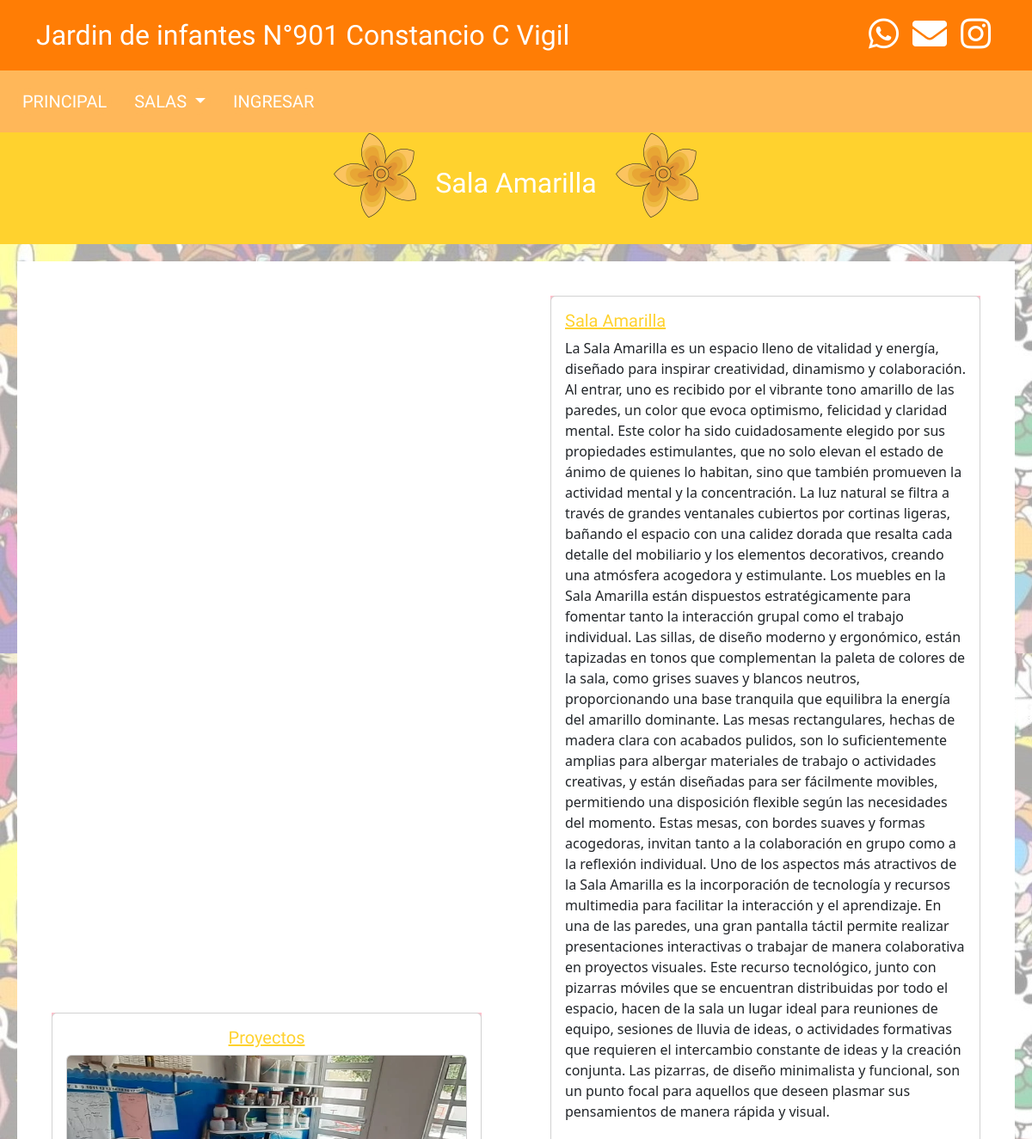
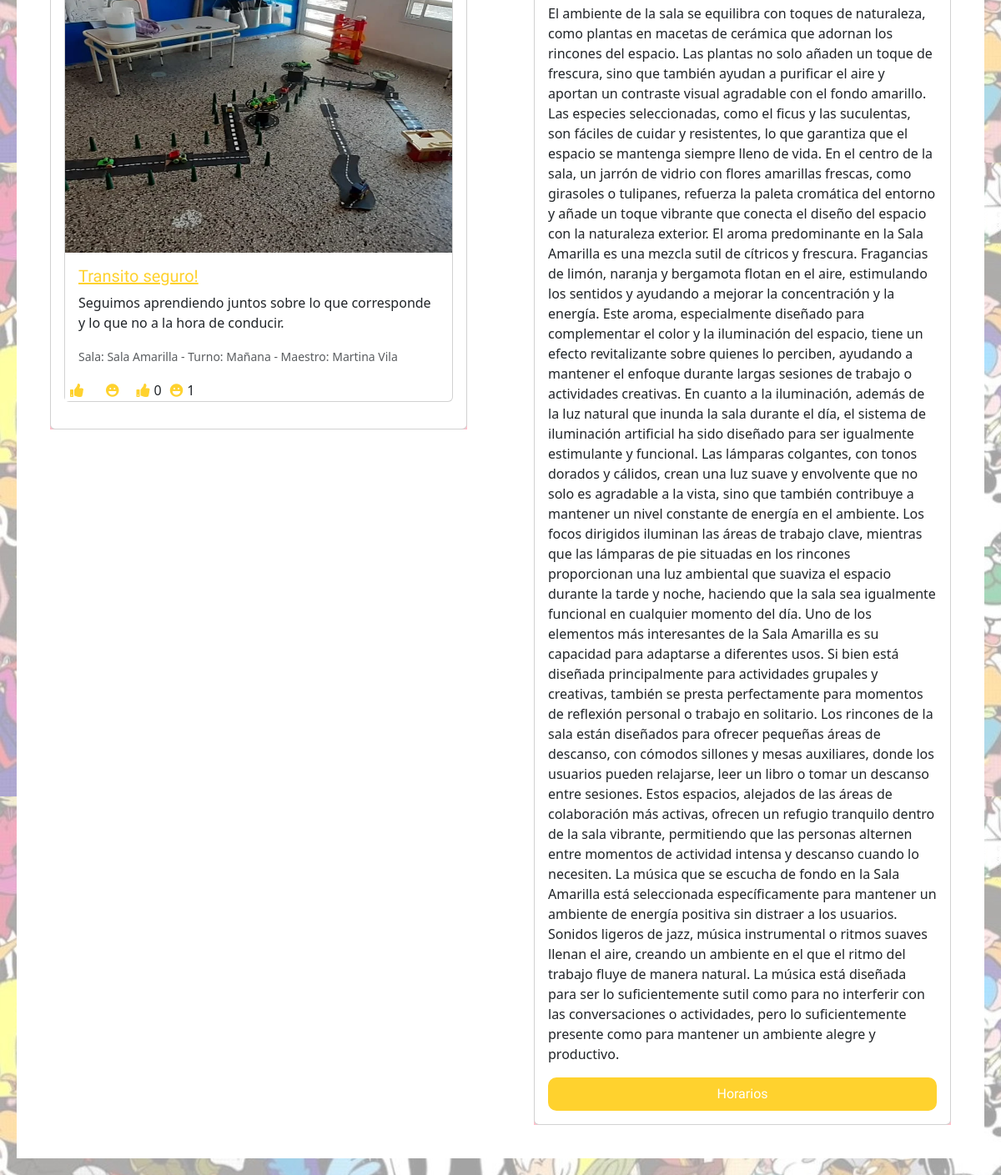
The app's page /salasA.php with its own data (2 pictures, top to bottom).
### tables this page shows
CREATE TABLE `salas` (
  `ID` int(3) NOT NULL,
  `Salas` varchar(15) NOT NULL,
  `Color` varchar(10) NOT NULL,
  `texto` text DEFAULT NULL,
  `imagen` varchar(255) DEFAULT NULL,
  `hover` varchar(255) DEFAULT NULL,
  `texto2` text DEFAULT NULL
);

CREATE TABLE `proyectos` (
  `ID` int(3) NOT NULL,
  `Salas` int(3) NOT NULL,
  `Nombre` varchar(50) NOT NULL,
  `Descripcion` varchar(250) NOT NULL,
  `Imagen` varchar(255) NOT NULL,
  `Turno` int(3) NOT NULL,
  `id_usuario` int(3) NOT NULL
);

CREATE TABLE `turnos` (
  `ID` int(3) NOT NULL,
  `Turno` varchar(15) NOT NULL
);

### salasA.php (the view, shortened to what this page needs)
<?php
  $servername = "localhost";
  $username = "root";
  $password = "";
  $dbname = "jardin";
  $sala_id = 2;
  $conn = new mysqli($servername, $username, $password, $dbname);
  $query2 = "SELECT publicacion_id, reaccion, COUNT(*) as count FROM reacciones GROUP BY publicacion_id, reaccion";
  $result2 = $conn->query($query2);
  $reacciones = [];
  while ($row = $result2->fetch_assoc()) {
      $reacciones[$row['publicacion_id']][$row['reaccion']] = $row['count'];
  }
  $sql_sala = "SELECT Color, Salas, imagen, hover, texto, texto2 FROM salas WHERE ID = ?";
  $stmt_sala = $conn->prepare($sql_sala);
  $stmt_sala->bind_param('i', $sala_id);
  $stmt_sala->execute();
  $result_sala = $stmt_sala->get_result();
  if ($result_sala->num_rows > 0) {
      $sala = $result_sala->fetch_assoc();
  } else {
      $sala = null;
      echo "No se encontró la sala especificada.";
  }
?>
<!DOCTYPE html>
<html lang="es">
<head>
    <link rel="stylesheet" href="style.css">
    <link rel="stylesheet" href="https://cdnjs.cloudflare.com/ajax/libs/font-awesome/5.15.4/css/all.min.css">
    <link href="https://cdn.jsdelivr.net/npm/bootstrap@5.3.3/dist/css/bootstrap.min.css" rel="stylesheet">
</head>
<body>
  <header class="container-fluid">
    <div class="container d-flex justify-content-between align-items-center">
        <h2 class="m-0">Jardin de infantes N°901 Constancio C Vigil</h2>
        <div>
          <a href="https://wa.me/02252520417" target="_blank"><button class="net m-0"><i class="fab fa-whatsapp"></i></button></a>
          <a href="mailto:ji901lacosta@gmail.com"><button class="net m-0"><i class="fas fa-envelope"></i></button></a>
          <a href="https://www.instagram.com/jardin901sanclemente?utm_source=ig_web_button_share_sheet&igsh=ZDNlZDc0MzIxNw==" target="_blank"><button class="net m-0"><i class="fab fa-instagram"></i></button></a>
        </div>
    </div>
  </header>
  <header class="n2 d-flex flex-wrap align-items-center">
    <a href="index.html"><button class="btn2">PRINCIPAL</button></a>
    <div class="dropdown">
      <button class="btn2 dropdown-toggle" type="button" data-bs-toggle="dropdown" aria-expanded="false">
        SALAS
      </button>
    </div>
    <button class="btn2" onclick="showAlert()" class='ai'>INGRESAR</button>
  </header>
    <div class="cartelA d-flex justify-content-center">
        <img src="<?php echo htmlspecialchars($sala['imagen']); ?>" width="100px" height="100px">
        <div class="text">
            <h2 class="text-center"><?php echo htmlspecialchars($sala['Salas']); ?></h2>
            <br>
        </div>
        <img src="<?php echo htmlspecialchars($sala['imagen']); ?>" width="100px" height="100px">
    </div>
    <div class="white d-flex flex-column flex-md-row justify-content-between align-items-center">
      <div class="mt-3 mt-md-0">
        <div class="carter">
            <div class="card text-center-left">
                <div class="card-body">
                    <h5 class="yellow text-center">Proyectos</h5>
                    <div id="project-cards">
                        <?php
                        $servername = "localhost";
                        $username = "root";
                        $password = "";
                        $dbname = "jardin";
                        $conn = new mysqli($servername, $username, $password, $dbname);
                        $sql = "SELECT proyectos.ID, proyectos.Nombre, proyectos.Descripcion, proyectos.Imagen, salas.Salas AS SalaNombre, turnos.Turno AS TurnoNombre, login.NOMBRE AS TeacherName
                        FROM proyectos
                        INNER JOIN salas ON proyectos.Salas = salas.ID
                        INNER JOIN turnos ON proyectos.Turno = turnos.ID
                        INNER JOIN login ON proyectos.id_usuario = login.id
                        WHERE proyectos.Salas = 2
                        ORDER BY proyectos.ID DESC";
                        $result = $conn->query($sql);
                        if ($result->num_rows > 0) {
                          while ($row = $result->fetch_assoc()) {
                            $proyecto_id = $row['ID'];
                            echo '<div class="card mb-3">';
                            echo '<img src="' . $row['Imagen'] . '" class="card-img-top" width="200px" height="400px" alt="' . $row['Nombre'] . '">';
                            echo '<div class="card-body">';
                            echo '<h5 class="yellow">' . $row['Nombre'] . '</h5>';
                            echo '<p class="card-text">' . $row['Descripcion'] . '</p>';
                            echo '<p class="card-text"><small class="text-muted">Sala: ' . $row['SalaNombre'] . ' - Turno: ' . $row['TurnoNombre'] . ' - Maestro: ' . $row['TeacherName'] . '</small></p>';
                            echo '</div>';
                            echo '<div class="publicacion" data-id="' . $proyecto_id . '">';
                            echo '<div class="reacciones-container">';
                            echo '<button class="reacciones" data-reaccion="me_gusta"><i class="fas fa-thumbs-up app"></i></button>';
                            echo '<button class="reacciones" data-reaccion="risa"><i class="fas fa-laugh app"></i></button>';
                            echo '<p><i class="fas fa-thumbs-up app"></i> ' . ($reacciones[$proyecto_id]['me_gusta'] ?? 0) . '</p>';
                            echo '<p><i class="fas fa-laugh app"></i> ' . ($reacciones[$proyecto_id]['risa'] ?? 0) . '</p>';
                            echo '</div>';
                            echo '</div>';
                            echo '</div>';
                          }
                        } else {
                              echo '<p>No hay proyectos disponibles.</p>';
                        }
                        ?>
                    </div>
                </div>
            </div>
        </div>
      </div>
        <div class="mt-3 mt-md-0">
            <div class="carter">
                <div class="card text-center-left">
                    <div class="card-body">
                        <h5 class="yellow"><?php echo htmlspecialchars($sala['Salas']); ?></h5>
                        <p class="card-text">
                        <?php echo htmlspecialchars($sala['texto']); ?><br><br>
                        <?php echo htmlspecialchars($sala['texto2']); ?>
                        </p>
                        <button class="btnA">Horarios</button>
                    </div>
                </div>
            </div>
        </div>
    </div>
</body>
</html>

### style.css (style rules this page uses)
body { margin: 0; padding: 0; background-image: url('img/dibujos.jpeg'); }
header { background-color:#FF7D05; color:white; font-family:"Questrial", sans-serif; padding:10px; }
button { background-color:#FF7D05; color:white; border:none; }
.n2 { background-color:#FFB759; }
.btn2 { background-color:#FFB759; margin:10px; font-size:20px; border-radius:20px; transition: background-color 0.3s ease, transform 0.2s ease; }
a { color:white; text-decoration: none; }
.net { font-size:40px; border:none; color:white; }
.text { margin-top:20px; padding: 20px; max-width:850px; }
.white { background-color: white; margin:20px; padding:40px; }
.carter { max-width: 500px; background-color:pink; }
#project-cards { max-height: 1100px; overflow-y: auto; display: flex; flex-direction: column; }
.reacciones-container { display: flex; align-items: center; gap: 10px; }
.reacciones-container p { margin: 0; display: flex; align-items: center; }
.reacciones-container i { margin-right: 5px; }

### records on screen
salas: imagen (picture), Salas "Sala Amarilla", texto "La Sala Amarilla es un espacio lleno de vitalidad y energía, diseñado para inspirar creatividad, dinamismo y colaboración. Al entrar, uno es recibido por el vibrante tono amarillo de las paredes, un color que evoca optimismo, felicidad y claridad mental. Este color ha sido cuidadosamente elegido por sus propiedades estimulantes, que no solo elevan el estado de ánimo de quienes lo habitan, sino que también promueven la actividad mental y la concentración. La luz natural se filtra a través de grandes ventanales cubiertos por cortinas ligeras, bañando el espacio con una calidez dorada que resalta cada detalle del mobiliario y los elementos decorativos, creando una atmósfera acogedora y…", texto2 "El ambiente de la sala se equilibra con toques de naturaleza, como plantas en macetas de cerámica que adornan los rincones del espacio. Las plantas no solo añaden un toque de frescura, sino que también ayudan a purificar el aire y aportan un contraste visual agradable con el fondo amarillo. Las especies seleccionadas, como el ficus y las suculentas, son fáciles de cuidar y resistentes, lo que garantiza que el espacio se mantenga siempre lleno de vida. En el centro de la sala, un jarrón de vidrio con flores amarillas frescas, como girasoles o tulipanes, refuerza la paleta cromática del entorno y añade un toque vibrante que conecta el diseño del espacio con la naturaleza exterior. El aroma…"
proyectos: Imagen (picture), Nombre "Transito seguro!", Descripcion "Seguimos aprendiendo juntos sobre lo que corresponde y lo que no a la hora de conducir.", salas.Salas "Sala Amarilla", turnos.Turno "Mañana", login.NOMBRE "Martina Vila", ID "0", ID "1"
